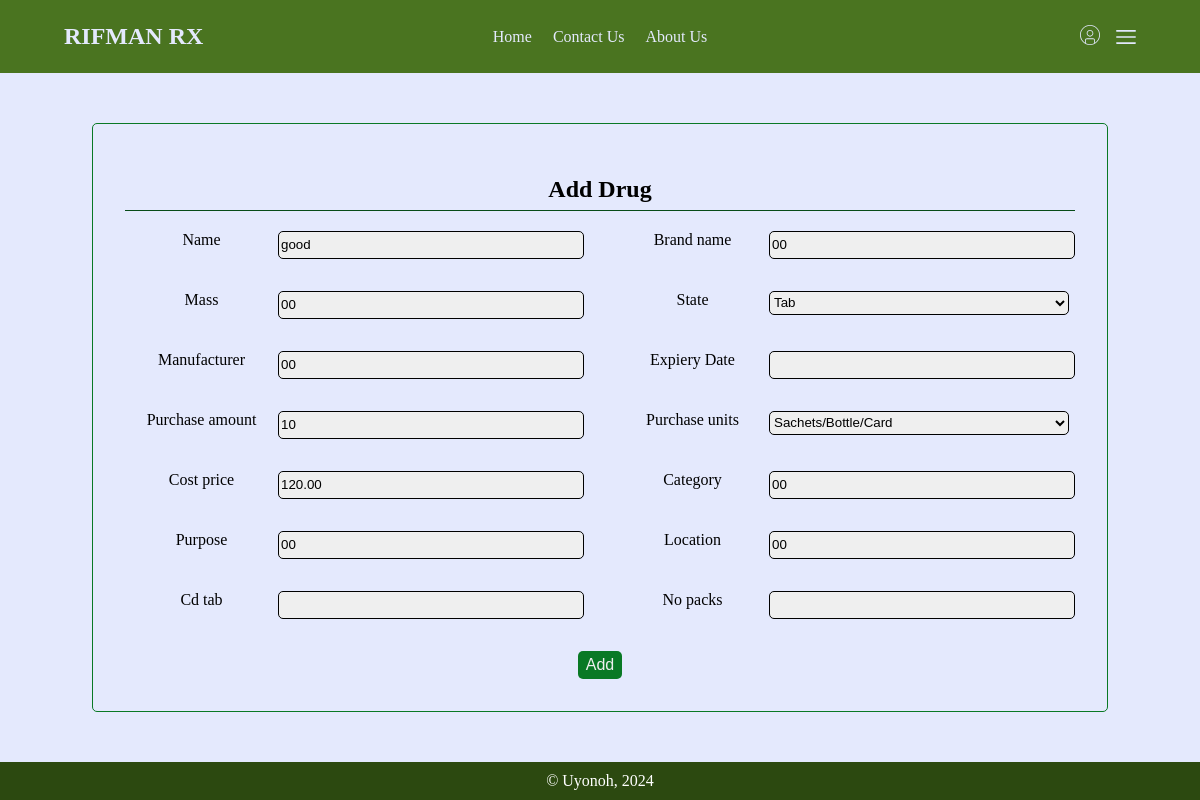
Page /drugs/restock/3 on the committed database.
### drugs/models.py (models this page shows, shortened)
class Drug(models.Model):
    name = models.CharField(max_length=30)
    brand_name = models.CharField(max_length=30)
    mass = models.CharField(max_length=10)
    state = models.CharField(max_length=10, choices=state_choices, default="Tablet")
    manufacturer = models.CharField(max_length=30)
    exp_date = models.DateField("Expiery Date")
    stock_amount = models.IntegerField(null=True)
    purchase_amount = models.IntegerField()
    purchase_units = models.CharField(max_length=30, choices=unit_choices, default="Unit")
    price = models.DecimalField(max_digits=10, decimal_places=2)
    cost_price = models.DecimalField(max_digits=10, decimal_places=2)
    category = models.CharField(max_length=30)
    purpose = models.CharField(max_length=30)
    location = models.CharField(max_length=30)
    day_added = models.DateField(null=False, default=str(tz.now().date()))
    @property
    def Tablet(self) -> models.Model:
        """ Gets the tablet assossiated with the drug

        There should only be one"""
        if self.state == "Tab":
            return self.tablet_set.all()[0]
        return False

### drugs/views.py (the view)
# urls.py: path("restock/<int:pk>", restock, name="restock"),
def restock(request, pk):
    queryset = Drug.objects.filter(pk=pk)
    form = DrugForm()
    form.populate(queryset)
    return render(request, "drugs/add-drug.html", {"form": form})

### drugs/forms.py
class DrugForm(forms.ModelForm):
    def __init__(self,*args, **kwargs) -> None:
        super().__init__(*args, **kwargs)
        for visible_field in self.visible_fields():
            visible_field.field.widget.attrs["class"] = "field"
        self.fields["cd_tab"].widget.attrs["class"] += " tab"
        self.fields["no_packs"].widget.attrs["class"] += " tab"
        self.fields["no_bottles"].widget.attrs["class"] += " sus"
        self.fields["no_viles"].widget.attrs["class"] += " inj"
    def populate(self, drug_set: models.QuerySet) -> forms.ModelForm:
        drug_dict = drug_set.values()[0]
        for field, value in drug_dict.items():
            if not field in self.Meta.exclude and field != "exp_date":
                self.fields[field].initial = value
    cd_tab = forms.CharField(max_length=30, required=False)
    no_packs = forms.IntegerField(required=False)
    no_bottles = forms.IntegerField(required=False)
    no_viles = forms.IntegerField(required=False)
    class Meta:
        model = Drug
        exclude = ["id", "stock_amount", "price", "day_added", "oos"]

### drugs/templates/drugs/add-drug.html (shortened to what this page needs)
{% extends "main/base.html" %}
{% load static %}
{% block styles %}
    <link rel="stylesheet" href="{% static 'main/css/forms.css' %}">
{% endblock %}
{% block content %}
<section class="container flex-c text-center">
    <form class="add" action="{% url 'drugs:add' %}" method="post">
        <h1>Add Drug</h1>
        <div class="form-holder grid-2 django-form">
            {% for field in form %}
            <div class="{{field.field.widget.attrs.class}}">
                <label for="{{field.auto_id}}"> {{field.label}} </label>
                {{field}}
            </div>
            {% endfor %}
        </div>
        <button class="round pointer" type="submit">Add</button>
    </form>
</section>
{% endblock %}

### main/static/main/css/styles.css (style rules this page uses)
body { padding: 0; margin: 0; min-height: 100vh; background-color: #e4e9fd; display: flex; flex-direction: column; align-items: normal; justify-content: space-between; }
.text-center { text-align: center; }
.container { padding: .2rem 4rem; }
.flex-c { display: flex; align-items: center; justify-content: center; gap: 1rem; }

### main/static/main/css/forms.css (style rules this page uses)
.grid-2 { display: grid; grid-template-columns: 1fr 1fr; gap: 2rem; }
input, select { background-color: #efefef; border: 1px solid #000; border-radius: 5px; }
input, select { width: 300px; height: 1.5rem; }
button.round { background-color: #097925; color: #efefef; font-size: 1rem; width: fit-content; border-color: transparent; border-radius: 5px; grid-column: span2; margin-top: 2rem; padding-top: .2rem; padding-bottom: .2rem; }
.add h1 { width: 100%; border-bottom: 1px solid #074b18; padding-bottom: 7px; }

### rows in the picture
Drug: form "good" "00" "00" "Tab" "00" "10" "Sachets/Bottle/Card" "120.00" "00" "00" "00"

### other values in the picture
{{ field.label }} "Name" "Brand name" "Mass" "State" "Manufacturer" "Expiery Date" "Purchase amount" "Purchase units" "Cost price" "Category" "Purpose" "Location" "Cd tab" "No packs"
